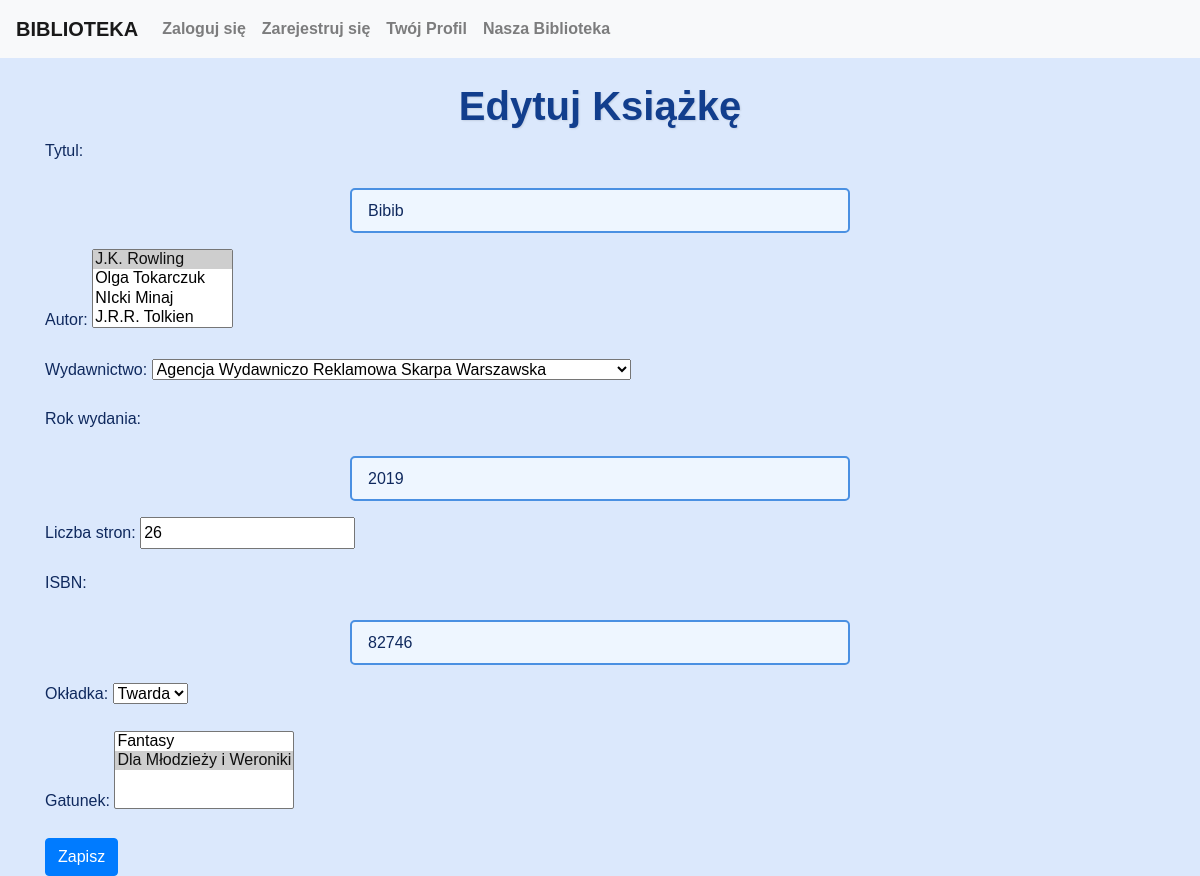
Page /ksiazki/edytuj/3/ (signed in) on the earlier database version.
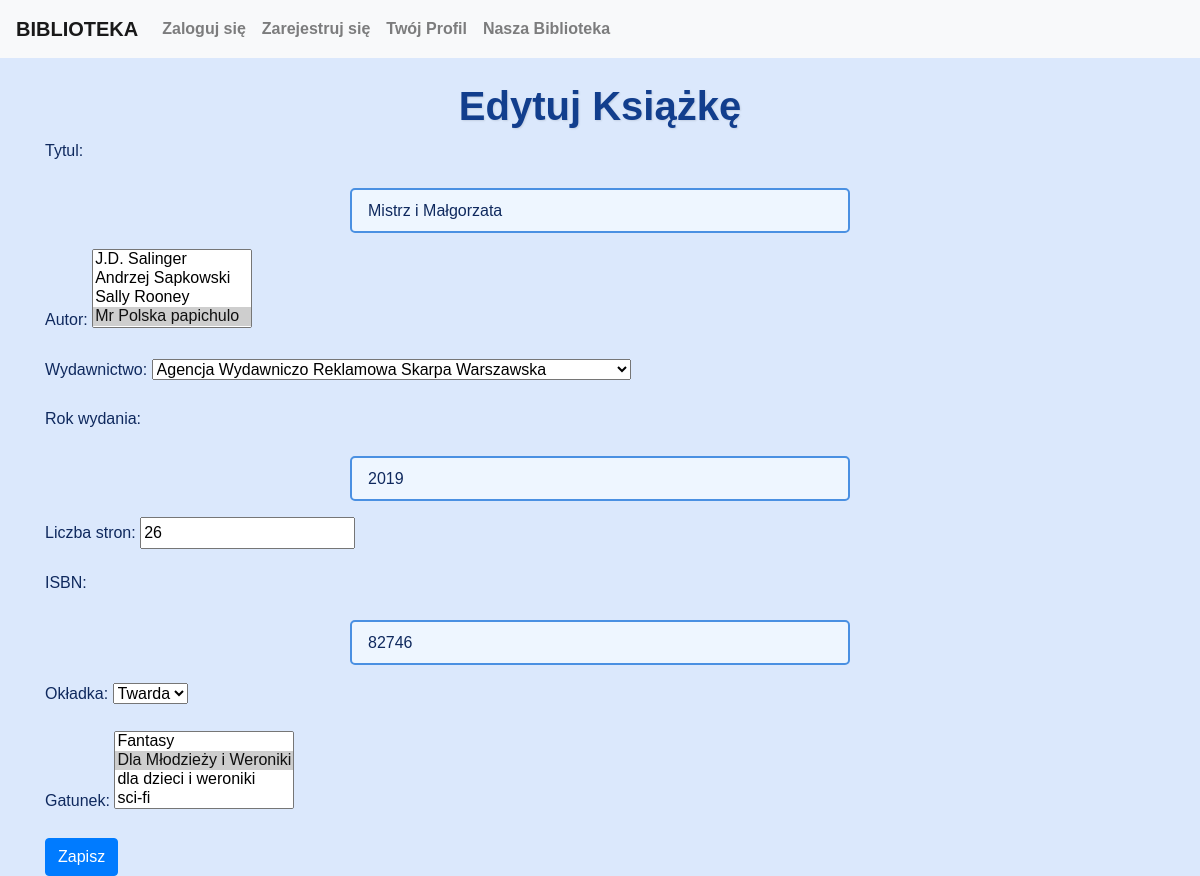
Same page on the later database version.
### myapp/models.py (models this page shows, shortened)
class Ksiazka(models.Model):
    tytul = models.CharField(max_length=200)
    autor = models.ManyToManyField(Autor)
    wydawnictwo = models.IntegerField(choices=WYDAWNICTWA.choices)
    rok_wydania = models.CharField(max_length=4)
    liczba_stron = models.IntegerField()
    ISBN = models.CharField(max_length=13)
    okładka = models.IntegerField(choices=OKLADKA.choices)
    gatunek = models.ManyToManyField(Gatunek)
    class Meta:
        verbose_name = "Książka"
        verbose_name_plural = "Książki"

### myapp/views.py (the view)
# urls.py: path('ksiazki/edytuj/<int:ksiazka_id>/', edytuj_ksiazke, name='edytuj_ksiazke'),
@user_passes_test(is_superuser)
@login_required
def edytuj_ksiazke(request, ksiazka_id):
    ksiazka = get_object_or_404(Ksiazka, id=ksiazka_id)
    if request.method == 'POST':
        form = KsiazkaForm(request.POST, instance=ksiazka)
        if form.is_valid():
            form.save()
            return redirect('lista_ksiazek')
    else:
        form = KsiazkaForm(instance=ksiazka)
    return render(request, 'myapp/edytuj_ksiazke.html', {'form': form})

### myapp/forms.py
class KsiazkaForm(forms.ModelForm):
    class Meta:
        model = Ksiazka
        fields = ['tytul', 'autor', 'wydawnictwo', 'rok_wydania', 'liczba_stron', 'ISBN', 'okładka', 'gatunek']

### myapp/models.py (called while the page is built)
    def __str__(self):
        return self.nazwa_gatunku

    def __str__(self):
        return f"{self.imie_autora} {self.nazwisko_autora}"

### myapp/views.py (called while the page is built)
def is_superuser(user):
    return user.is_superuser

### myapp/templates/myapp/edytuj_ksiazke.html (shortened to what this page needs)
{% extends "base.html" %}
{% block content %}
<h1>Edytuj Książkę</h1>
<form method="post">
    {{ form.as_p }}
    <button type="submit" class="btn btn-primary">Zapisz</button>
</form>
{% endblock %}

Differences in the rows shown:
changed Ksiazka "Agencja Wydawniczo Reklamowa Skarpa Warszawska": tytul "Bibib" → "Mistrz i Małgorzata"
Other differences:
form field autor: "J.K. Rowling ☑ / Olga Tokarczuk / NIcki Minaj / J.R.R. Tolkien" → "J.D. Salinger / Andrzej Sapkowski / Sally Rooney / Mr Polska papichulo ☑"
form field gatunek: "Fantasy / Dla Młodzieży i Weroniki ☑" → "Fantasy / Dla Młodzieży i Weroniki ☑ / dla dzieci i weroniki / sci-fi"
